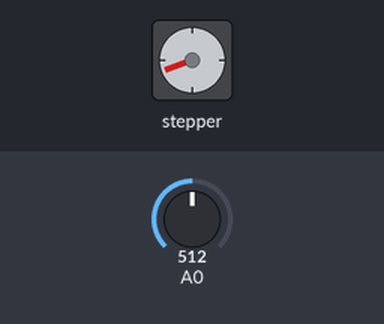
Simulated run of this sketch. Board: Arduino Uno, built with avr-gcc and run on an emulated ATmega328P. Shown: stepper motor. Wiring (inferred from the names in the program): stepper motor driver (200 steps per turn assumed): step pin 3; direction pin 2. Inputs (shaded band) come from the test bench; at power-on: A0 = 512.

Above: at 1.2 s.
1.3 s: A0 set to 306
At 1.96 s:
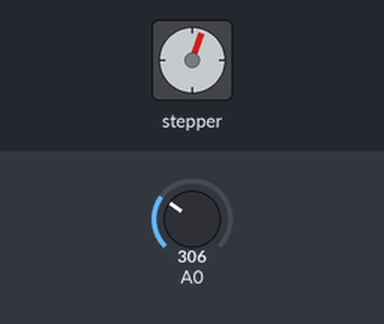
4.3 s: A0 set to 716
At 4.67 s:
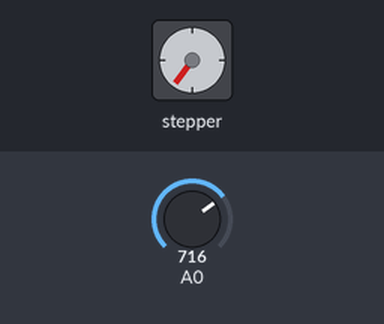
7.3 s: A0 set to 900
At 7.67 s:
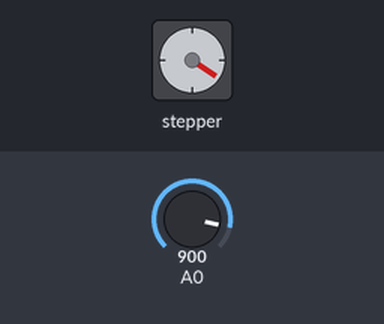
Timing chart, 0 to 19.3 s (numbered marks = the images above; inputs shaded):
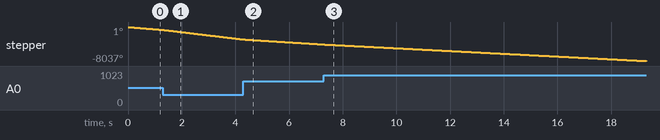

The sketch:

stepper_potentialmeter.ino
```cpp
// Define pin connections & motor's steps per revolution
#define dirPin 2
#define stepPin 3

int customDelay, customDelayMapped;

void speedControl() {
  customDelay = analogRead(A0);
  customDelayMapped = map(customDelay, 0, 1023, 300,3000);
}

void setup()
{
  // Declare pins as Outputs
  pinMode(stepPin, OUTPUT);
  pinMode(dirPin, OUTPUT);
}
void loop(){
  speedControl();
  digitalWrite(stepPin, HIGH);
  delayMicroseconds(customDelayMapped);
  digitalWrite(stepPin, LOW);
  delayMicroseconds(customDelayMapped);
}
```
